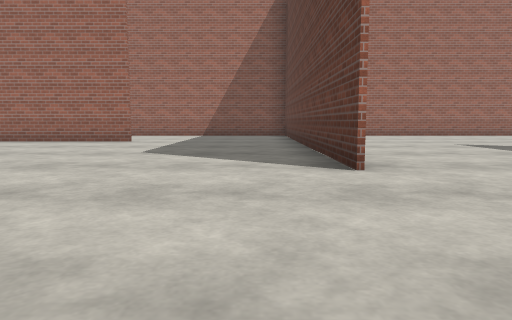
[1] (above)

23 first-person views from a walk through a world built for the Gazebo simulator. The camera is 0.94 m above the floor, tilts 6° down and sees 70° across. The floor is counted in squares, 2 m on a side. Each view is taken from the middle of a square. On the plan, view 1 faces up. The plan holds only what a view shows up to about 9 squares ahead; the rest is blank.

[2]
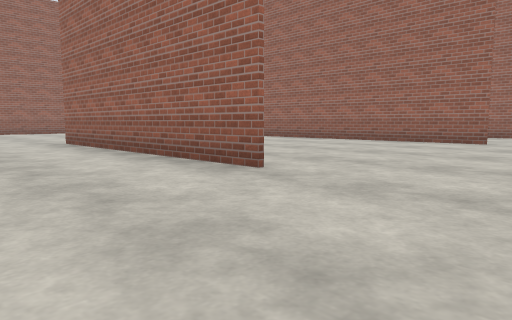

[3]
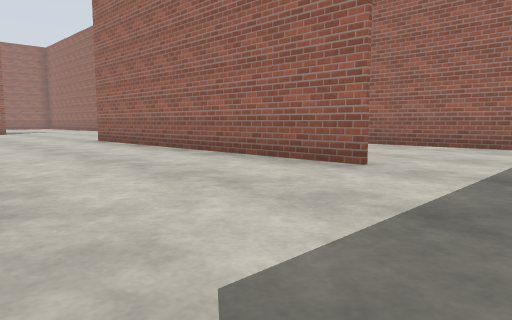

[4]
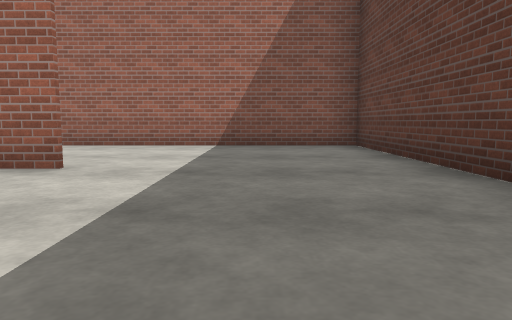

[5]
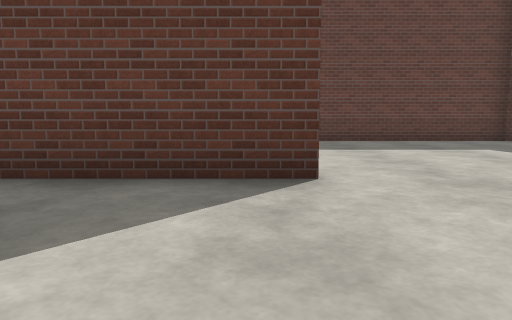

[6]
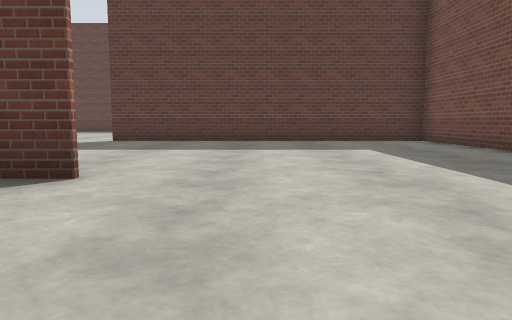

[7]
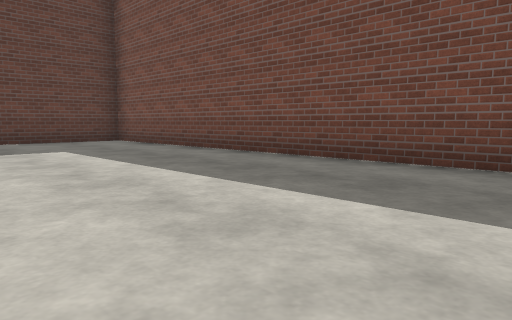

[8]
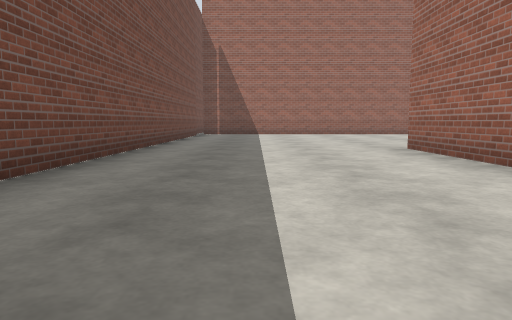

[9]
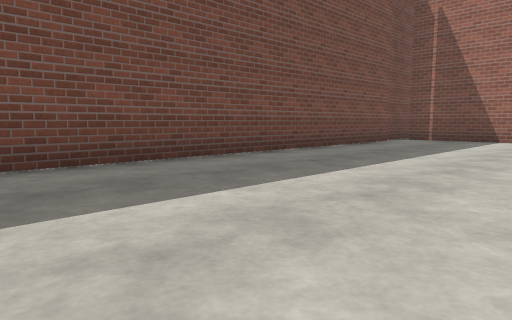

[10]
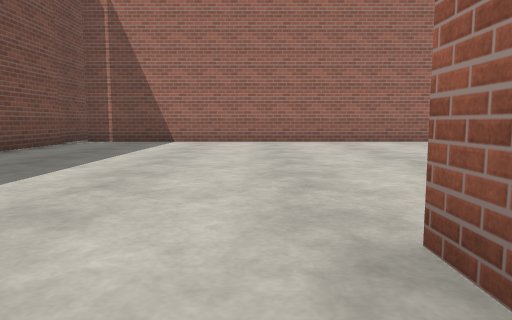

[11]
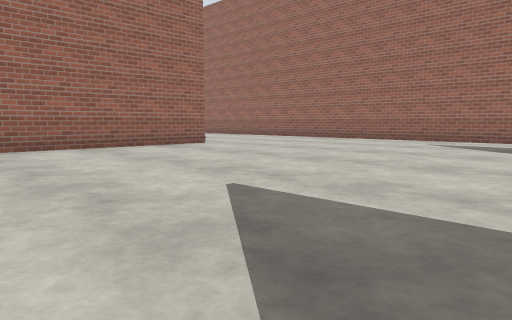

[12]
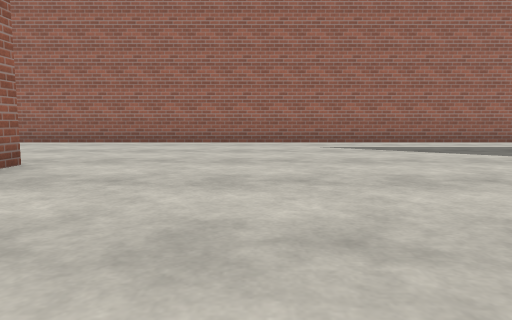

[13]
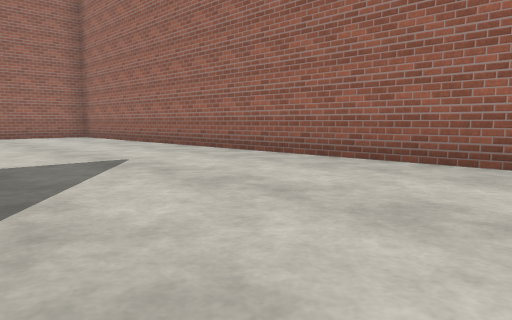

[14]
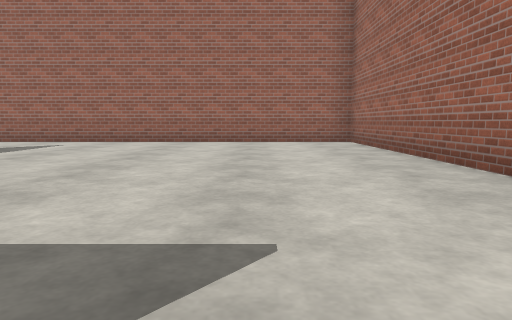

[15]
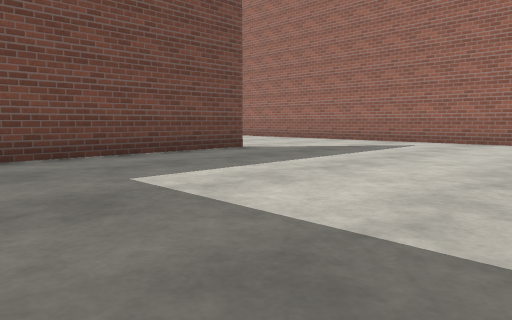

[16]
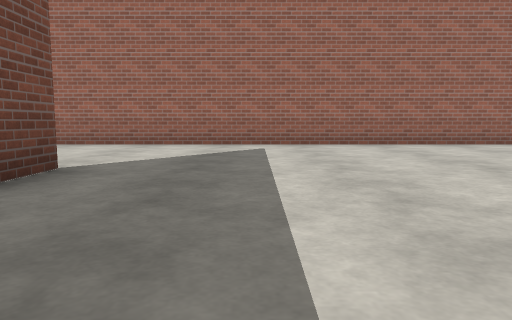

[17]
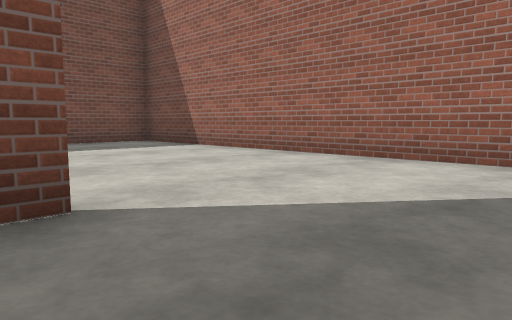

[18]
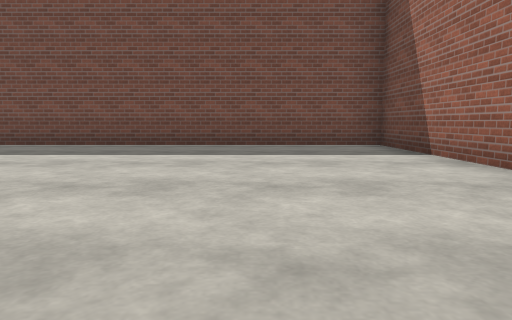

[19]
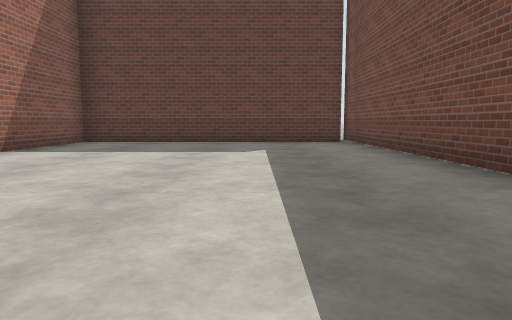

[20]
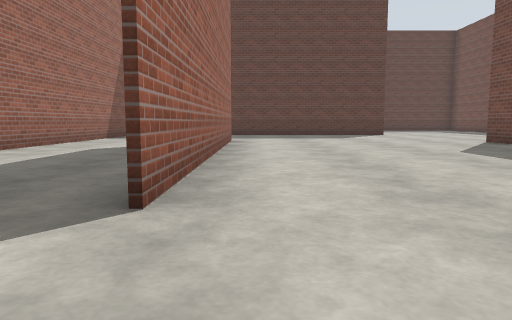

[21]
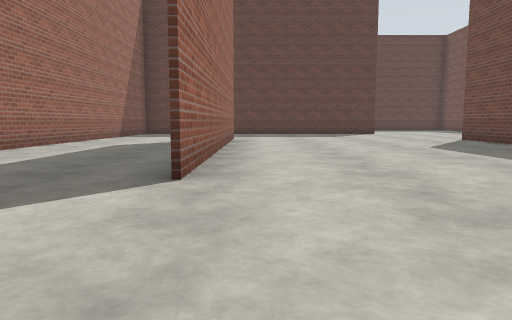

[22]
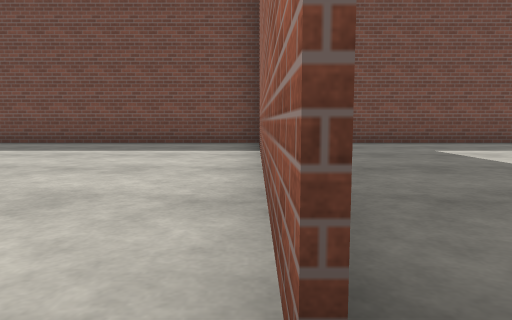

[23]
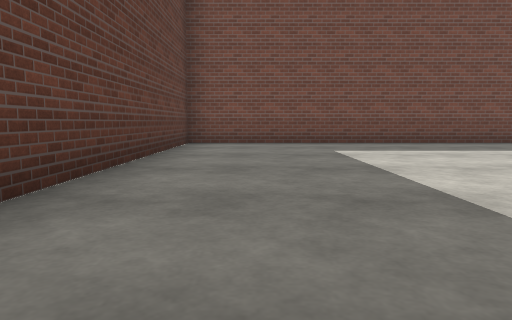

### Floor plan
Points are (right, up) in squares from view 1. A wall is a line through its corners. A room is listed if a view was taken in it or the views show most of it. See-through windows are left out.
Room 1 (views 1, 2, 3, 4, 5, 6, 7, 8, 9, 10, 11, 12, 13, 14, 15, 16, 17, 18, 19, 20, 21, 22, 23)
walls: (-5.5, 2.7) (-3.5, 2.7); (-3.5, 2.6) (-9.4, 2.6); (-2.9, 8.6) (-10.1, 8.6); (1, 3.4) (1, 12.2) (-26.5, 12.2) (-26.5, -2.3) (-15.9, -2.3); (-1.4, -2) (15.5, -2) (15.5, 4); (-16.5, 8) (-16.5, -2); (-15.6, -2) (-5.9, -2); (-16.6, -2) (-16.6, 3.9) (-19.5, 3.9); (6.9, -2.1) (6.9, 5.5) (6.9, 0.1); (-22.8, 4) (-18.8, 4)

Where each view was taken, in squares from view 1:
view 1: 0 up, 0 right, facing up
view 2: 0 up, 1 left, facing up-left
view 3: 5 up, 1 left, facing up-left
view 4: 5 up, 1 left, facing up
view 5: 4 up, 2 left, facing right
view 6: 2 up, 2 left, facing right
view 7: 2 up, 2 left, facing down-right
view 8: 0 up, 3 left, facing left
view 9: 2 up, 7 left, facing down-left
view 10: 2 up, 8 left, facing left
view 11: 3 up, 10 left, facing up-left
view 12: 4 up, 14 left, facing up
view 13: 8 up, 15 left, facing up-left
view 14: 10 up, 18 left, facing left
view 15: 9 up, 18 left, facing down-left
view 16: 6 up, 19 left, facing left
view 17: 6 up, 22 left, facing down-left
view 18: 5 up, 24 left, facing down
view 19: 0 up, 25 left, facing right
view 20: 8 up, 12 left, facing right
view 21: 8 up, 13 left, facing right
view 22: 6 up, 7 right, facing down
view 23: 6 up, 14 right, facing down
